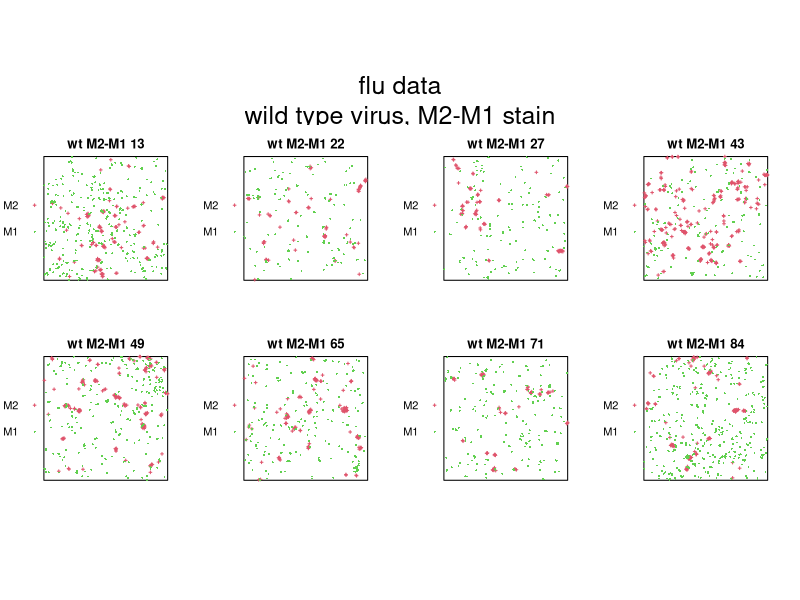

This figure's R source:
library(spatstat.data)


### Name: flu
### Title: Influenza Virus Proteins
### Aliases: flu
### Keywords: datasets

### ** Examples

data(flu)
  if(require(spatstat)) {
flu
Y <- flu$pattern[10]
Y <- flu[10, 1, drop=TRUE]
wildM1 <- with(flu, virustype == "wt" & stain == "M2-M1")
plot(flu[wildM1, 1, drop=TRUE], 
     main=c("flu data", "wild type virus, M2-M1 stain"),
     pch=c(3,16), cex=0.4, cols=2:3)
  }
